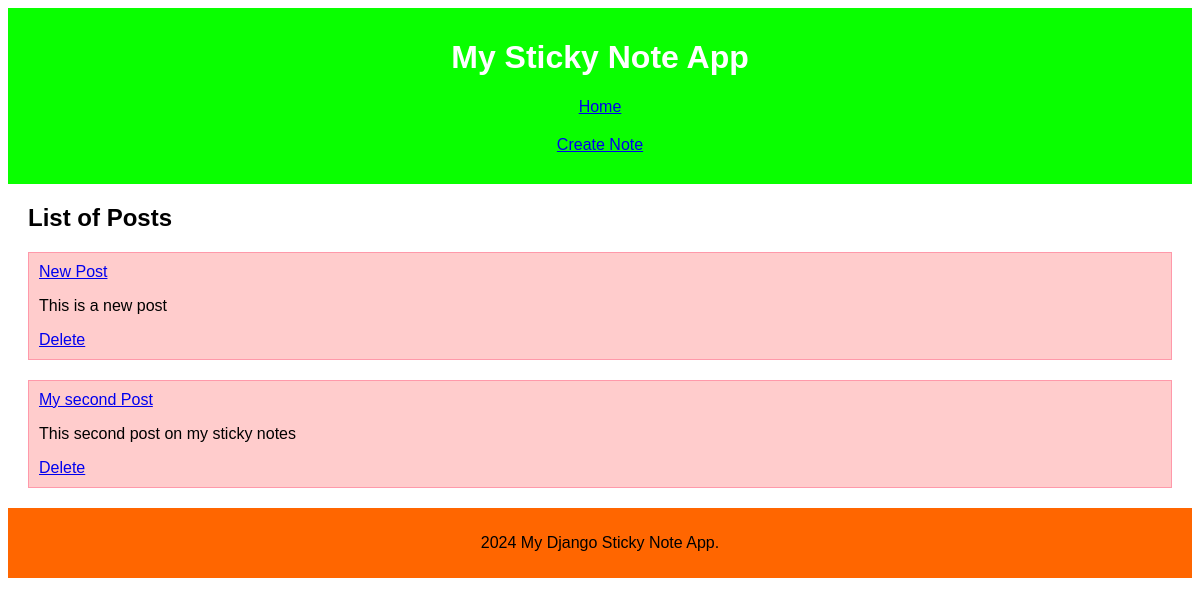
Before: / with the older database file.
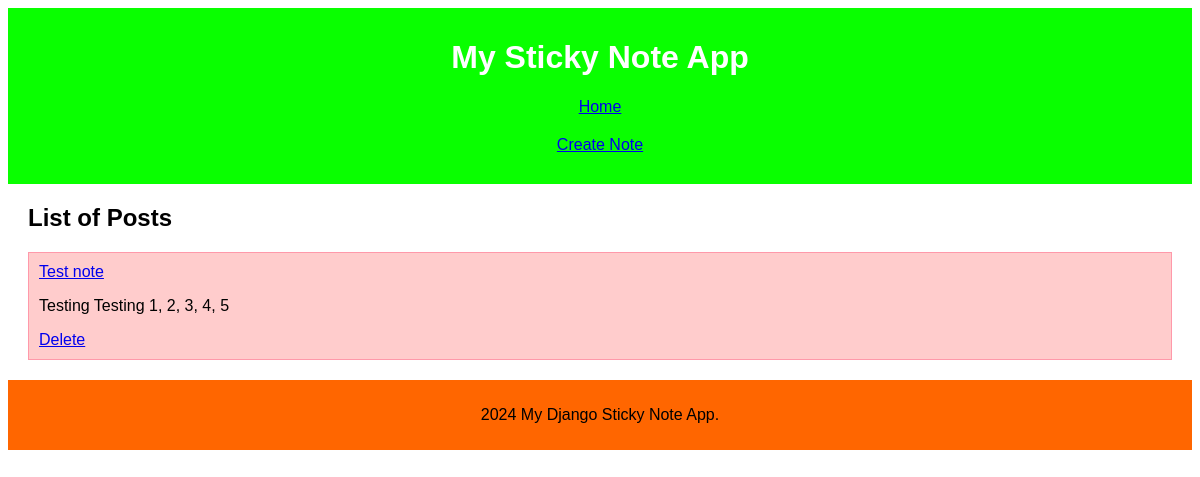
After: the same page with the newer database file.
### posts/models.py (models this page shows)
class Post(models.Model):
    title = models.CharField(max_length=100)
    content = models.TextField()
    created_at = models.DateTimeField(auto_now_add=True)
    updated_at = models.DateTimeField(auto_now=True)
    author = models.ForeignKey('Author', on_delete=models.CASCADE,
                               null=True, blank=True)

### posts/views.py (the view)
# urls.py: path('', post_list, name='post_list'),
def post_list(request):
    posts = Post.objects.all()
    context = {
        'posts': posts,
        'page_title': 'List of Posts',
        }
    return render(request, 'posts/post_list.html', context)

### posts/templates/posts/post_list.html (shortened to what this page needs)
{% extends 'base.html' %}
{% block content %}
    <h2>{{ page_title }}</h2>
    <ul>
        {% for post in posts %}
            <li class="post">
                <a href="{% url 'post_detail' pk=post.pk %}">{{ post.title }}</a>
                <p>{{ post.content }}</p>
                <a href="{% url 'post_delete' pk=post.pk %}">Delete</a>
            </li>
        {% endfor %}
    </ul>
{% endblock %}

### posts/templates/base.html (shortened to what this page needs)
{% load static %}
<!DOCTYPE html>
<html lang="en">
<head>
    <link rel="stylesheet" href="{% static 'posts/styles.css' %}">
</head>
<body>
    <header>
        <h1>{% block header %}My Sticky Note App{% endblock %}</h1>
        <nav>
            <ul>
                <li><a href="{% url 'post_list' %}">Home</a></li>
                <li><a href="{% url 'post_create' %}">Create Note</a></li>
            </ul>
        </nav>
    </header>
    <main>
        {% block content %}{% endblock %}
    </main>
    <footer>
        <p>2024 My Django Sticky Note App.</p>
    </footer>
</body>
</html>

### posts/static/posts/styles.css (style rules this page uses)
body { font-family: 'Arial', sans-serif; }
header { background-color: #09ff00; color: white; padding: 10px; text-align: center; }
main { margin: 20px; }
ul { list-style-type: none; padding: 0; }
li { margin-bottom: 20px; }
.post { background-color: #ffcccc; color: black; padding: 10px; border: 1px solid #ff99aa; }
footer { background-color: #ff6600; color: rgb(0, 0, 0); padding: 10px; text-align: center; }

Changed rows visible on the page:
removed Post: title "New Post", content "This is a new post"
removed Post: title "My second Post", content "This second post on my sticky notes"
added Post: title "Test note", content "Testing Testing 1, 2, 3, 4, 5"
